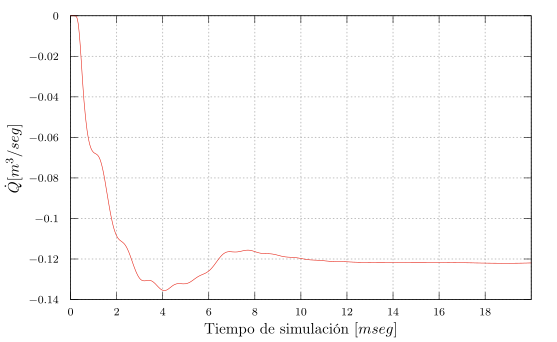

Write gnuplot code to recreate this figure.
ifile = 'puerto_admision_10_7000.dat'
ofile = 'puerto_admision_10_7000.tex'

set terminal tikz standalone color size 13cm,8cm
set termoption dash
set output ofile


set grid lw 1.5
unset key

set autoscale xfixmax

set tics font ",8"
set ylabel '$\dot{Q} [m^{3}/seg]$' font ",11"
set xlabel 'Tiempo de simulación $[mseg]$' font ",11"

set lmargin at screen 0.05
set rmargin at screen 0.95
set bmargin at screen 0.05
set tmargin at screen 0.95
plot ifile using ($1*1000):2 lt 6 lc 7 w l
